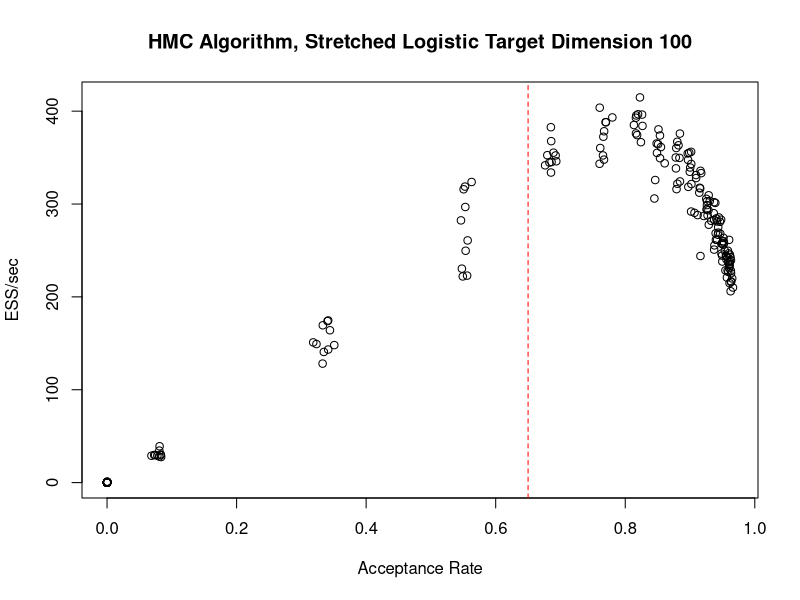
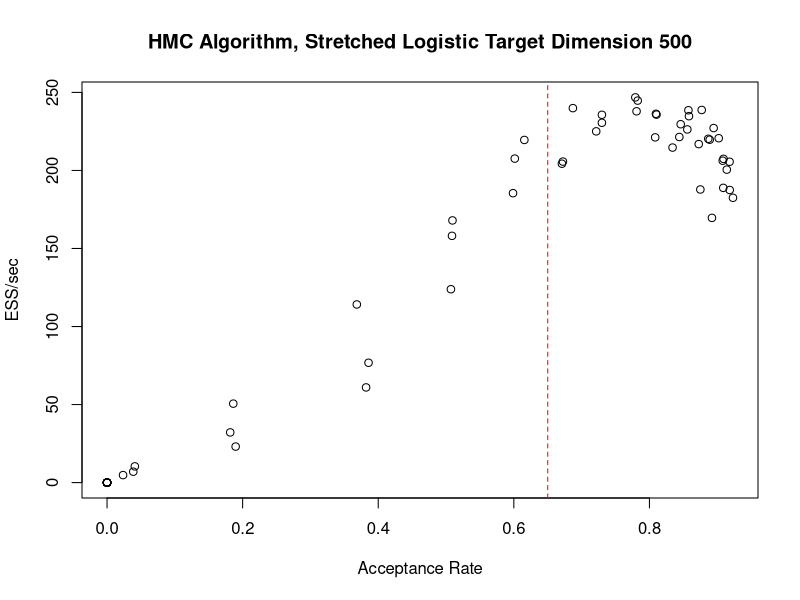
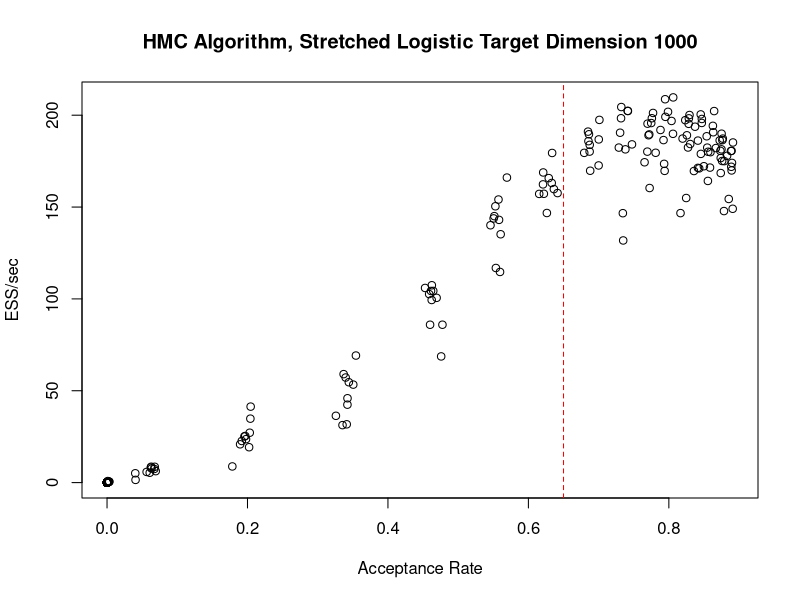

Recreate these plots in R, in order. (Note: this script raises an error after producing the figures.)
#''
#'
#' Optimal Acceptance Rate Graphs
#'
#'

HMC.output.lower = read.csv("Output Data/Logistic_HMC_With_Increasing_Dimension (2, 4, 10, 50, 100).csv")

HMC.output.100 = HMC.output.lower[HMC.output.lower$Dimension == 100,]
HMC.output.500 = read.csv("Output Data/Logistic_HMC_With_Increasing_Dimension (500).csv")
HMC.output.1000 = read.csv("Output Data/Logistic_HMC_With_Increasing_Dimension(1000).csv")



plot(HMC.output.100$AR, HMC.output.100$ESS.L, main = "HMC Algorithm, Stretched Logistic Target Dimension 100",
     ylab = 'ESS/sec', xlab = 'Acceptance Rate')

abline(v = 0.65, col = 'red', lty = 2)

plot(HMC.output.500$AR, HMC.output.500$ESS.L, main = "HMC Algorithm, Stretched Logistic Target Dimension 500",
     ylab = 'ESS/sec', xlab = 'Acceptance Rate')

abline(v = 0.65, col = 'red', lty = 2)

plot(HMC.output.1000$AR, HMC.output.1000$ESS.L, main = "HMC Algorithm, Stretched Logistic Target Dimension 1000",
     ylab = 'ESS/sec', xlab = 'Acceptance Rate')

abline(v = 0.65, col = 'red', lty = 2)



median.ESS.L = c()
UQ.ESS.L = c()
LQ.ESS.L = c()
median.AR = c()
for(i in 1:20){
  median.ESS.L[i] = median(output.1000$ESS.L[output.1000$L == i])
  UQ.ESS.L[i] = quantile(output.1000$ESS.L[output.1000$L == i], probs = 0.75) 
  LQ.ESS.L[i] = quantile(output.1000$ESS.L[output.1000$L == i], probs = 0.25) 
  median.AR[i] = median(output.1000$AR[output.1000$L == i])
}

plot(median.AR, median.ESS.L, ylim = c(0, max(UQ.ESS.L)), xlim = c(0,1))

points(median.AR, LQ.ESS.L, col = 'red')
points(median.AR, UQ.ESS.L, col = 'red')

median.ESS.L.100 = c()
UQ.ESS.L.100 = c()
LQ.ESS.L.100 = c()
median.AR.100 = c()
for(i in 1:20){
  median.ESS.L.100[i] = median(output.100$ESS.L[output.100$L == i])
  UQ.ESS.L.100[i] = quantile(output.100$ESS.L[output.100$L == i], probs = 0.75) 
  LQ.ESS.L.100[i] = quantile(output.100$ESS.L[output.100$L == i], probs = 0.25) 
  median.AR.100[i] = median(output.100$AR[output.100$L == i])
}


plot(median.AR.100, median.ESS.L.100, ylim = c(0, max(UQ.ESS.L.100)), xlim = c(0,1))

points(median.AR.100, LQ.ESS.L.100, col = 'red')
points(median.AR.100, UQ.ESS.L.100, col = 'red')

abline(v = 0.8, col = 'blue', lty = 2)
L.list = 1:20
d.list = c(2, 4, 10, 50, 100, 500, 1000)

d = c()
L = c()
for(i in  1:length(L.list)){
  for(j in 1:length(d.list)){
    
    mean.ESS.L = mean
    
  }
}


write.csv(output, file = "Optimal Acceptance Rate Results")

d = c(2, 4, 10, 50, 100, 500, 1000)
par(mfrow=c(1,1))
for(i in 1:length(d)){
  output.d = output[output$Dimension == d[i],]
  plot(output.d$AR, output.d$ESS.L, 
       ylab = "ESS per Leapfrog Step", xlab = "Acceptance Rate", main = paste("Efficiency of Logisitic Sampling in Dimension", d[i], sep = " "),
       col = 1, 
       ylim = c(0, max(output.d$ESS.L)), xlim = c(0,1))
  abline(v = output.d$AR[which.max(output.d$ESS.L)], col = 'red', lty = 2)
}
plot(output$AR[output$Dimension==d[i]], output$ESS.L[output$Dimension==d[i]], 
     ylab = "ESS per Leapfrog Step", xlab = "Acceptance Rate", main = paste("Efficiency of Logisitic Sampling in Dimension", d[i], sep = ""),
     col = 1, 
     ylim = c(0, max(output$ESS.L[output$Dimension==2])), xlim = c(0,1))
plot(output$AR[output$Dimension==4], output$ESS.L[output$Dimension==4], 
     ylab = "ESS per Leapfrog Step", xlab = "Acceptance Rate", main = "Efficiency of Logisitic Sampling in Dimension 4",
     col = 1, 
     ylim = c(0, max(output$ESS.L[output$Dimension==4])), xlim = c(0,1))
plot(output$AR[output$Dimension==10], output$ESS.L[output$Dimension==10], 
     ylab = "ESS per Leapfrog Step", xlab = "Acceptance Rate", main = "Efficiency of Logisitic Sampling in Dimension 10",
     col = 1, 
     ylim = c(0, max(output$ESS.L[output$Dimension==10])), xlim = c(0,1))
plot(output$AR[output$Dimension==50], output$ESS.L[output$Dimension==50], 
     ylab = "ESS per Leapfrog Step", xlab = "Acceptance Rate", main = "Efficiency of Logisitic Sampling in Dimension 50",
     col = 1, 
     ylim = c(0, max(output$ESS.L[output$Dimension==50])), xlim = c(0,1))
plot(output$AR[output$Dimension==100], output$ESS.L[output$Dimension==100], 
     ylab = "ESS per Leapfrog Step", xlab = "Acceptance Rate", main = "Efficiency of Logisitic Sampling in Dimension 100",
     col = 1, 
     ylim = c(0, max(output$ESS.L[output$Dimension==100])), xlim = c(0,1))



